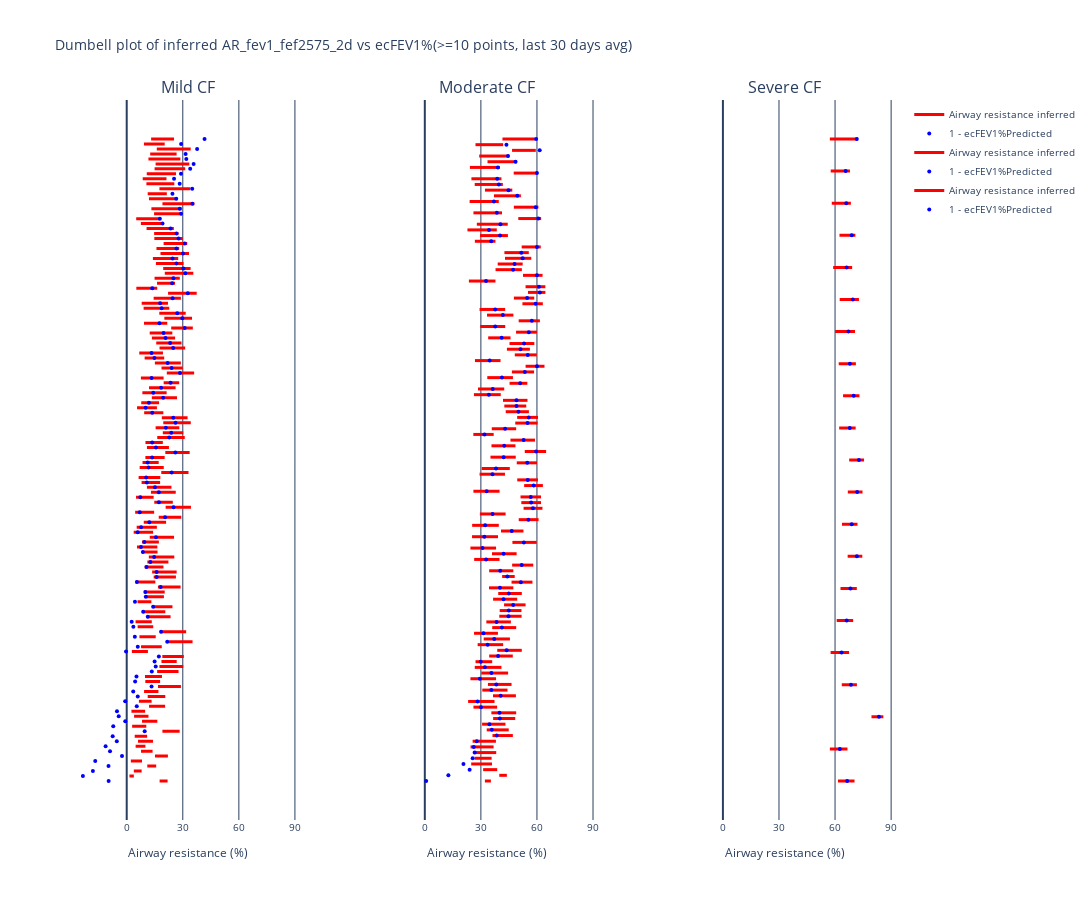

Notebook cell for this chart:
### Code cell
# Adding 2nd day massively reduces the AR compared to examples with low ecFEV1

import plotly.graph_objects as go

df_to_plot = df_ar_fev1_dumbell
ar_col = "AR_fev1"
df_to_plot = df_ar_fev1_o2_dumbell
ar_col = "AR_fev1_o2"
# df_to_plot = df_ar_fev1_o2_2d_dumbell
# ar_col = "AR_fev1_o2_2d"
# df_to_plot = df_ar_fev1_o2_fef2575_2d_dumbell
# ar_col = "AR_fev1_o2_fef2575_2d"
df_to_plot = df_ar_fev1_fef2575_2d_dumbell
ar_col = "AR_fev1_fef2575_2d"

title = f"Dumbell plot of inferred {ar_col} vs ecFEV1%(>={min_datapoints} points, last 30 days avg)"


fig = make_subplots(1, 3, horizontal_spacing=0.1, 
                    column_titles=["Mild CF", "Moderate CF", "Severe CF"])


def plot_dumbell_for_df(fig, df, measures, col):
    # For measure[0]
    mask = df["measure"] == measures[0]
    for id in df[mask]["ID"].unique():
        mask_id = df["ID"] == id
        # Add mask
        mask_final = mask_id & mask
        fig.add_trace(
            go.Scatter(
                x=df[mask_final]["value"],
                y=df[mask_final]["ID"],
                mode="lines",
                name="Airway resistance inferred",
                marker=dict(color="red"),
                line=dict(width=3),
                # legendgroup="Airway resistance predicted",  # Add legend group
                showlegend=True if id == df[mask]["ID"].unique()[0] else False,  # Only show legend for first trace
            ),
            row=1,
            col=col,
        )
    # For measure[1]
    mask = df["measure"] == measures[1]
    fig.add_trace(
        go.Scatter(
            x=df[mask]["value"],
            y=df[mask]["ID"],
            mode="markers",
            name="1 - ecFEV1%Predicted",
            marker=dict(size=4, color="blue"),
            # legendgroup="1 - ecFEV1%Predicted",  # Add legend group
        ),
        row=1,
        col=col,
    )

# df_to_plot = df_ar_fev1_o2_2d_dumbell
# ar_col = "AR_fev1_o2_2d"


# Split dataframe between mild, moderate and severe CF lung disease
# Equivalent to Mean AR_ecFEV1% < 30%, 30 to 60 and > 60%
# Get unique IDs and their corresponding Mean AR_ecFEV1% values
mask_ecfev1 = df_to_plot["measure"] == f"Mean {ar_col} prediction"

id_ecfev1_values = df_to_plot[mask_ecfev1].groupby("ID")["value"].mean()

# Split IDs into three groups based on ecFEV1% values
mild_ids = id_ecfev1_values[id_ecfev1_values < 30].index
moderate_ids = id_ecfev1_values[(id_ecfev1_values >= 30) & (id_ecfev1_values <= 60)].index
severe_ids = id_ecfev1_values[id_ecfev1_values > 60].index

# Create the three dataframes
df_mild = df_to_plot[df_to_plot["ID"].isin(mild_ids)]
df_moderate = df_to_plot[df_to_plot["ID"].isin(moderate_ids)]
df_severe = df_to_plot[df_to_plot["ID"].isin(severe_ids)]

# Print the sizes to verify
print(f"Mild size: {len(df_mild)}")
print(f"Moderate size: {len(df_moderate)}")
print(f"Severe size: {len(df_severe)}")

# Plot the three groups
plot_dumbell_for_df(fig, df_mild, [f"Mean {ar_col} dist", "Mean AR_ecFEV1%"], 1)
plot_dumbell_for_df(fig, df_moderate, [f"Mean {ar_col} dist", "Mean AR_ecFEV1%"], 2)
plot_dumbell_for_df(fig, df_severe, [f"Mean {ar_col} dist", "Mean AR_ecFEV1%"], 3)


# Split the dataframe into 3 roughly equal parts
#
#
# ids = df_ar_fev1_o2_fef2575_2d.ID.unique()
# chunk_size = int(np.ceil(len(ids) // 3))
#
# # Get first chunk
# chunk1_ids = ids[0:chunk_size]
#
# # Get second chunk
# chunk2_ids = ids[chunk_size:2*chunk_size]
#
# # Get third chunk
# chunk3_ids = ids[2*chunk_size:len(ids)]
#
# # Create the three dataframes
# df_ar_fev1_o2_fef2575_2d_chunk1 = df_ar_fev1_o2_fef2575_2d.set_index("ID").loc[chunk1_ids].reset_index()
# df_ar_fev1_o2_fef2575_2d_chunk2 = df_ar_fev1_o2_fef2575_2d.set_index("ID").loc[chunk2_ids].reset_index()
# df_ar_fev1_o2_fef2575_2d_chunk3 = df_ar_fev1_o2_fef2575_2d.set_index("ID").loc[chunk3_ids].reset_index()
#
# Print the sizes to verify
# print(f"Chunk 1 size: {len(df_ar_fev1_o2_fef2575_2d_chunk1)}")
# print(f"Chunk 2 size: {len(df_ar_fev1_o2_fef2575_2d_chunk2)}")
# print(f"Chunk 3 size: {len(df_ar_fev1_o2_fef2575_2d_chunk3)}")
#
# plot_dumbell_for_df(fig, df_ar_fev1_o2_fef2575_2d_chunk1, ["Mean AR_fev1_o2_fef2575_2d dist", "Mean AR_ecFEV1%"], 3)
# plot_dumbell_for_df(fig, df_ar_fev1_o2_fef2575_2d_chunk2, ["Mean AR_fev1_o2_fef2575_2d dist", "Mean AR_ecFEV1%"], 2)
# plot_dumbell_for_df(fig, df_ar_fev1_o2_fef2575_2d_chunk3, ["Mean AR_fev1_o2_fef2575_2d dist", "Mean AR_ecFEV1%"], 1)


# Compare different models
#
#
# plot_dumbell_for_df(fig, df_ar_fev1_o2, ["Mean AR_fev1_o2 dist", "Mean AR_ecFEV1%"], 1)
# plot_dumbell_for_df(fig, df_ar_fev1_o2_2d, ["Mean AR_fev1_o2_2d dist", "Mean AR_ecFEV1%"], 2)


fig.update_layout(
    height=900,
    # height=1800,
    width=1200,
    font=dict(size=10),
    showlegend=True,
    title=title,
    plot_bgcolor="white",
    paper_bgcolor="white",
)
print(min(df_to_plot["value"]))
fig.update_xaxes(
    range=[-25, 91],
    tickvals=[0, 30, 60, 90],
    title=AR.name,
    gridcolor="#2a3f5f",
    zeroline=True,
    zerolinecolor="#2a3f5f",
    zerolinewidth=2,
)
fig.update_yaxes(
    showticklabels=False,
    showgrid=False,
    gridcolor="#2a3f5f",
    zeroline=True,
    zerolinecolor="#2a3f5f",
    zerolinewidth=2,
)
fig.write_image(f"{dh.get_path_to_main()}PlotsBreathe/Dumbell_plot_AR_ecFEV1_by_severity/{title}.pdf")
fig.show()

# On this plot, if a person is very sick, it's best fev1 measurement will contain a lot of inflammatory markers (sputum, airway wall inflammation).
# The sicker the person,the more underestimated the AR pred is because the maximum FEV1 blown is not healthy.
# Let's add the FEF25-75.

# 60% of data falls within red band

# TODO: add vertical lines corresponding to key AR values

# Longitudinal AR profile on the web app
